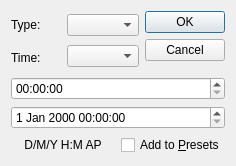
<?xml version="1.0" encoding="UTF-8"?>
<ui version="4.0">
 <class>ShutdownDialog</class>
 <widget class="QDialog" name="ShutdownDialog">
  <property name="geometry">
   <rect>
    <x>0</x>
    <y>0</y>
    <width>236</width>
    <height>166</height>
   </rect>
  </property>
  <property name="windowTitle">
   <string>Shutdown</string>
  </property>
  <layout class="QGridLayout" name="gridLayout">
   <item row="0" column="0" colspan="2">
    <layout class="QHBoxLayout" name="horizontalLayout">
     <item>
      <layout class="QVBoxLayout" name="leftLayout">
       <item>
        <widget class="QLabel" name="typeLabel">
         <property name="text">
          <string>Type:</string>
         </property>
        </widget>
       </item>
       <item>
        <widget class="QLabel" name="timeLabel">
         <property name="text">
          <string>Time:</string>
         </property>
        </widget>
       </item>
      </layout>
     </item>
     <item>
      <layout class="QVBoxLayout" name="centerLayout">
       <item>
        <widget class="QComboBox" name="typeComboBox"/>
       </item>
       <item>
        <widget class="QComboBox" name="timeComboBox"/>
       </item>
      </layout>
     </item>
     <item>
      <widget class="QDialogButtonBox" name="binaryButtonBox">
       <property name="orientation">
        <enum>Qt::Vertical</enum>
       </property>
       <property name="standardButtons">
        <set>QDialogButtonBox::Cancel|QDialogButtonBox::Ok</set>
       </property>
      </widget>
     </item>
    </layout>
   </item>
   <item row="2" column="0" colspan="2">
    <widget class="QDateTimeEdit" name="dateTimeEdit"/>
   </item>
   <item row="3" column="1">
    <widget class="QCheckBox" name="addToPresetsCheckBox">
     <property name="text">
      <string>Add to &amp;Presets</string>
     </property>
    </widget>
   </item>
   <item row="1" column="0" colspan="2">
    <widget class="QTimeEdit" name="timeEdit"/>
   </item>
   <item row="3" column="0">
    <widget class="QLabel" name="formatLabel">
     <property name="text">
      <string>D/M/Y H:M AP</string>
     </property>
     <property name="alignment">
      <set>Qt::AlignCenter</set>
     </property>
    </widget>
   </item>
  </layout>
 </widget>
 <resources/>
 <connections>
  <connection>
   <sender>binaryButtonBox</sender>
   <signal>accepted()</signal>
   <receiver>ShutdownDialog</receiver>
   <slot>accept()</slot>
   <hints>
    <hint type="sourcelabel">
     <x>515</x>
     <y>25</y>
    </hint>
    <hint type="destinationlabel">
     <x>102</x>
     <y>62</y>
    </hint>
   </hints>
  </connection>
  <connection>
   <sender>binaryButtonBox</sender>
   <signal>rejected()</signal>
   <receiver>ShutdownDialog</receiver>
   <slot>reject()</slot>
   <hints>
    <hint type="sourcelabel">
     <x>515</x>
     <y>17</y>
    </hint>
    <hint type="destinationlabel">
     <x>34</x>
     <y>62</y>
    </hint>
   </hints>
  </connection>
 </connections>
</ui>
